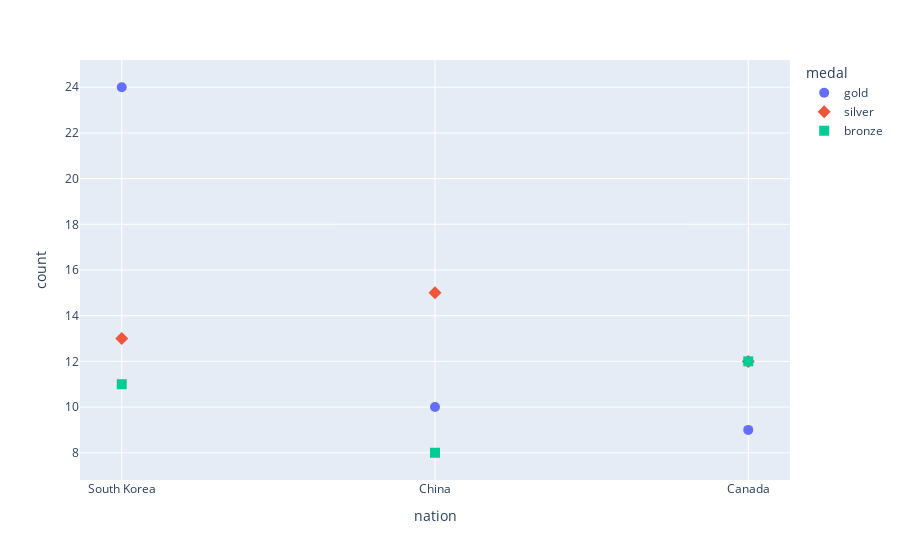

Notebook source saved alongside this figure:
### Code cell
# Dot plot: 
df = px.data.medals_long()
fig = px.scatter(df,x='nation',y='count',color='medal',symbol='medal')
fig.update_traces(marker_size=10)
fig.show()

### Figure 1 — Plotly figure (JSON) as saved in the notebook; plotly's stock layout.template omitted (floating-point values rounded to 4 significant figures)
{"data": [{"hovertemplate": "medal=gold<br>nation=%{x}<br>count=%{y}<extra></extra>", "legendgroup": "gold", "marker": {"color": "#636efa", "size": 10, "symbol": "circle"}, "mode": "markers", "name": "gold", "orientation": "v", "showlegend": true, "type": "scatter", "x": ["South Korea", "China", "Canada"], "xaxis": "x", "y": [24, 10, 9], "yaxis": "y"}, {"hovertemplate": "medal=silver<br>nation=%{x}<br>count=%{y}<extra></extra>", "legendgroup": "silver", "marker": {"color": "#EF553B", "size": 10, "symbol": "diamond"}, "mode": "markers", "name": "silver", "orientation": "v", "showlegend": true, "type": "scatter", "x": ["South Korea", "China", "Canada"], "xaxis": "x", "y": [13, 15, 12], "yaxis": "y"}, {"hovertemplate": "medal=bronze<br>nation=%{x}<br>count=%{y}<extra></extra>", "legendgroup": "bronze", "marker": {"color": "#00cc96", "size": 10, "symbol": "square"}, "mode": "markers", "name": "bronze", "orientation": "v", "showlegend": true, "type": "scatter", "x": ["South Korea", "China", "Canada"], "xaxis": "x", "y": [11, 8, 12], "yaxis": "y"}], "layout": {"legend": {"title": {"text": "medal"}, "tracegroupgap": 0}, "margin": {"t": 60}, "xaxis": {"anchor": "y", "domain": [0, 1], "title": {"text": "nation"}}, "yaxis": {"anchor": "x", "domain": [0, 1], "title": {"text": "count"}}}}
